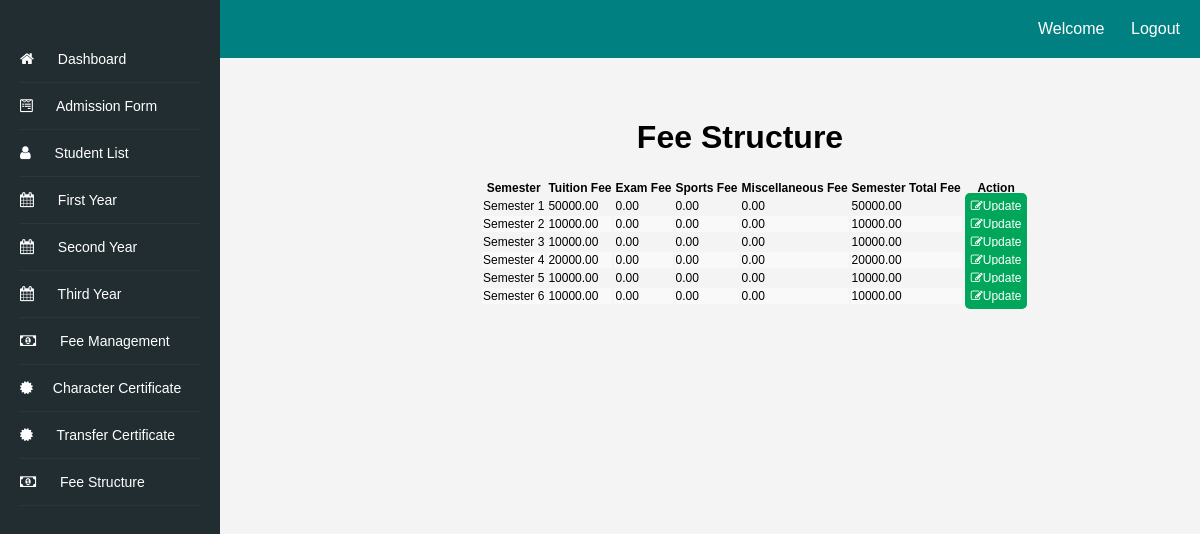
The page /fee-structure/ on the database its author committed.
### fee_structure/models.py (models this page shows, shortened)
class Semester(models.Model):
    semester_number = models.PositiveIntegerField(unique=True)
    registration_fee = models.DecimalField(max_digits=10, decimal_places=2, blank=True, null=True)
    tuition_fee = models.DecimalField(max_digits=10, decimal_places=2)
    exam_fee = models.DecimalField(max_digits=10, decimal_places=2)
    sport_fee = models.DecimalField(max_digits=10, decimal_places=2)
    miscellaneous_fee = models.DecimalField(max_digits=10, decimal_places=2)
    semester_total =  models.DecimalField(max_digits=10, decimal_places=2)

### fee_structure/views.py (the view)
# urls.py: path('', include('fee_structure.urls')),
def fee_structure(request):
    semesters = Semester.objects.all()
    context = {'semesters': semesters}
    return render(request, 'fee_structure/fee_structure.html', context)

### fee_structure/templates/fee_structure/fee_structure.html (shortened to what this page needs)
<!DOCTYPE html>
<html>
    <head>
        <link rel="stylesheet" href="https://cdnjs.cloudflare.com/ajax/libs/font-awesome/4.7.0/css/font-awesome.min.css">
        <link rel="stylesheet" type="text/css" href="/static/styles.css">
    </head>
<body>
    <header>
        Welcome {{ user.username }} &nbsp;&nbsp;&nbsp;&nbsp;&nbsp;
        <a href="{% url 'logout' %}?next=/loginapp/logout/">Logout</a>
    </header>
    <div class="container">
        <div class="sidebar">
            <ul class="dashboard_list">
                <li><a href="/dashboard"><i class="fa fa-home" aria-hidden="true"></i> Dashboard</a></li>
                <li><a href="{% url 'admission_form' %}"><i class="fa fa-wpforms" aria-hidden="true"></i> Admission Form</a></li>
                <li><a href="{% url 'student_list' %}"><i class="fa fa-user"></i> Student List</a></li>
                <li><a href="{% url 'first_year' %}"><i class="fa fa-calendar" aria-hidden="true"></i> First Year</a></li>
                <li><a href="{% url 'second_year' %}"><i class="fa fa-calendar" aria-hidden="true"></i> Second Year</a></li>
                <li><a href="{% url 'third_year' %}"><i class="fa fa-calendar" aria-hidden="true"></i> Third Year</a></li>
                <li><a href="{% url 'fee_detail' %}"><i class="fa fa-money" aria-hidden="true"></i> Fee Management</a></li>
                <li><a href="{% url 'student_list_details' %}"><i class="fa fa-certificate" aria-hidden="true"></i>Character Certificate</a></li>
                <li><a href="{% url 'student_list_details_transfer' %}"><i class="fa fa-certificate" aria-hidden="true"></i> Transfer Certificate</a></li>
                <li><a href="{% url 'fee_structure' %}"><i class="fa fa-money" aria-hidden="true"></i> Fee Structure</a></li>
            </ul>
        </div>
        <div class="content">
            <h1>Fee Structure</h1>
            <table class="fee-structure">
              <thead>
                <tr>
                  <th>Semester</th>
                  <th>Tuition Fee</th>
                  <th>Exam Fee</th>
                  <th>Sports Fee</th>
                  <th>Miscellaneous Fee</th>
                  <th>Semester Total Fee </th>
                  <th>Action</th>
                </tr>
              </thead>
            <tbody>
              {% for semester in semesters %}
                <tr>
                  <td>Semester {{ semester.semester_number }}</td>
                  <td>{{ semester.tuition_fee }}</td>
                  <td>{{ semester.exam_fee }}</td>
                  <td>{{ semester.sport_fee }}</td>
                  <td>{{ semester.miscellaneous_fee }}</td>
                  <td>{{ semester.semester_total }}</td>
                  <td><a href="{% url 'update_semester_fee' semester.semester_number %}" class="update_btn"><i class="fa fa-edit"></i>Update</a></td>
                </tr>
              {% endfor %}
            </tbody>
    </table>
        </div>
    </div>
</body>
</html>

### static/styles.css (style rules this page uses)
a { text-decoration: none; color: #007bff; }
a[href*="logout"] { float: right; }
.sidebar { width: 20%; background-color: #333; color: #fff; padding: 20px; position: fixed; top: 0; left: 0; height: 100%; }
ul { list-style-type: none; padding: 0; }
ul li a { margin-bottom: 10px; text-decoration: none; color: #fff; }
body { font-family: Arial, sans-serif; margin: 0; padding: 0; background-color: #f4f4f4; }
header { background-color: #008080; color: #fff; padding: 20px 10px; text-align: right; }
header a { color: #fff; text-decoration: none; margin-right: 10px; }
.container { display: flex; max-width: 1200px; margin: 0 auto; padding: 20px; }
.sidebar { width: 15%; background-color: #222d32; color: #fff; padding: 20px; position: fixed; top: 0; left: 0; height: 100%; }
.content { width: 80%; padding: 20px; position: relative; left: 200px; }
h1 { text-align: center; }
ul.dashboard_list li { padding: 14px 0px; border-bottom: 1px solid #333; }
ul li a { margin-bottom: 10px; text-decoration: none; color: #fff; font-size: 14px; }
ul.dashboard_list li a i { font-size: 15px; padding-right: 20px; }
a.update_btn { background-color: #00a65a; border-color: #008d4c; border-radius: 5px; border: 1px solid transparent; padding: 5px; color: #fff; }
.container { max-width: 800px; margin: 0 auto; padding: 20px; }
table.fee-structure { margin-left: 60px; height: 60px; }
table.fee-structure tr:nth-child(even) { background-color: #f9f9f9; }
table.fee-structure th, table.fee-structure td { font-size: 12px; text-transform: capitalize; }

### rows shown on the page
Semester: semester_number "1", tuition_fee "50000.00", exam_fee "0.00", sport_fee "0.00", miscellaneous_fee "0.00", semester_total "50000.00"
Semester: semester_number "2", tuition_fee "10000.00", exam_fee "0.00", sport_fee "0.00", miscellaneous_fee "0.00", semester_total "10000.00"
Semester: semester_number "3", tuition_fee "10000.00", exam_fee "0.00", sport_fee "0.00", miscellaneous_fee "0.00", semester_total "10000.00"
Semester: semester_number "4", tuition_fee "20000.00", exam_fee "0.00", sport_fee "0.00", miscellaneous_fee "0.00", semester_total "20000.00"
Semester: semester_number "5", tuition_fee "10000.00", exam_fee "0.00", sport_fee "0.00", miscellaneous_fee "0.00", semester_total "10000.00"
Semester: semester_number "6", tuition_fee "10000.00", exam_fee "0.00", sport_fee "0.00", miscellaneous_fee "0.00", semester_total "10000.00"
